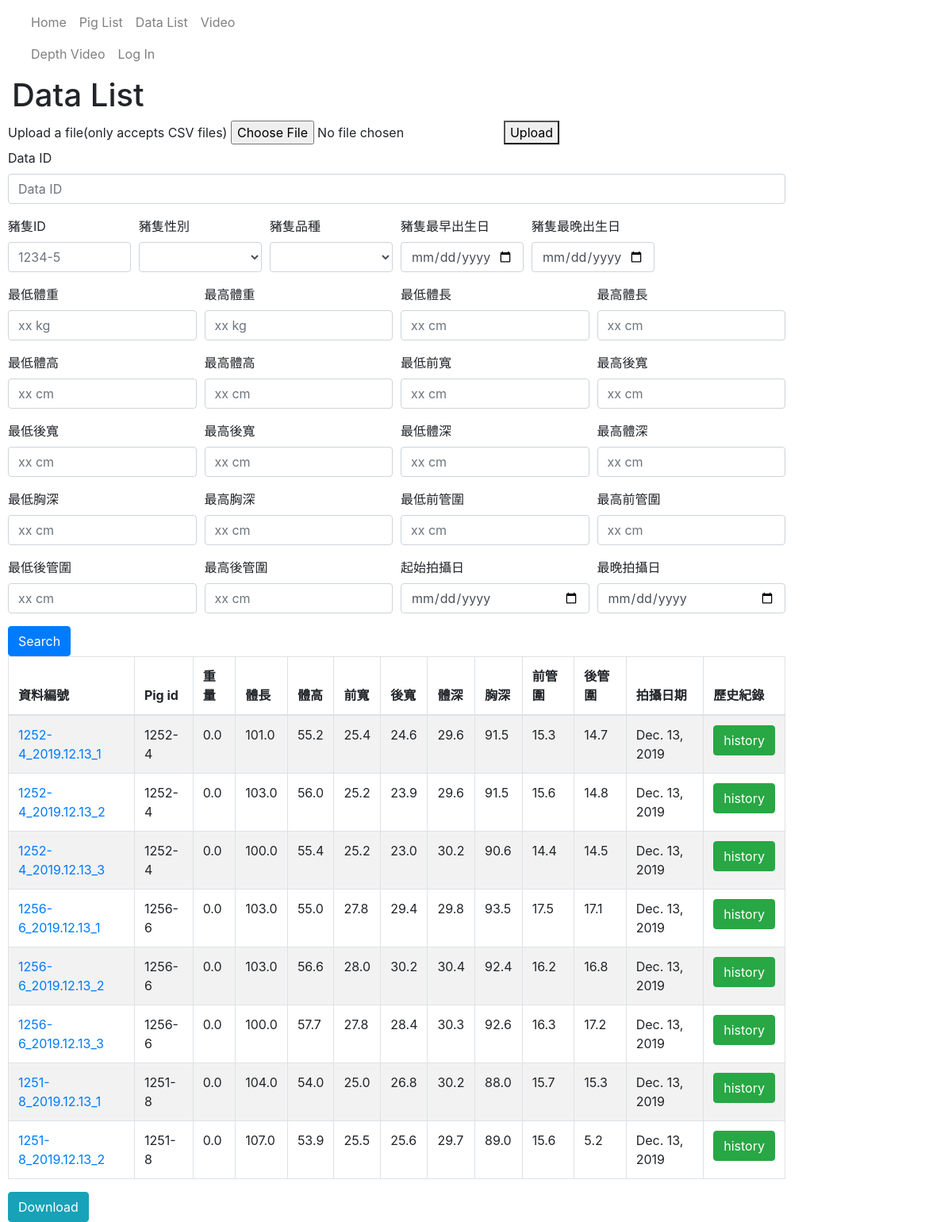
Before: /catalog/datas/ with the older database file.
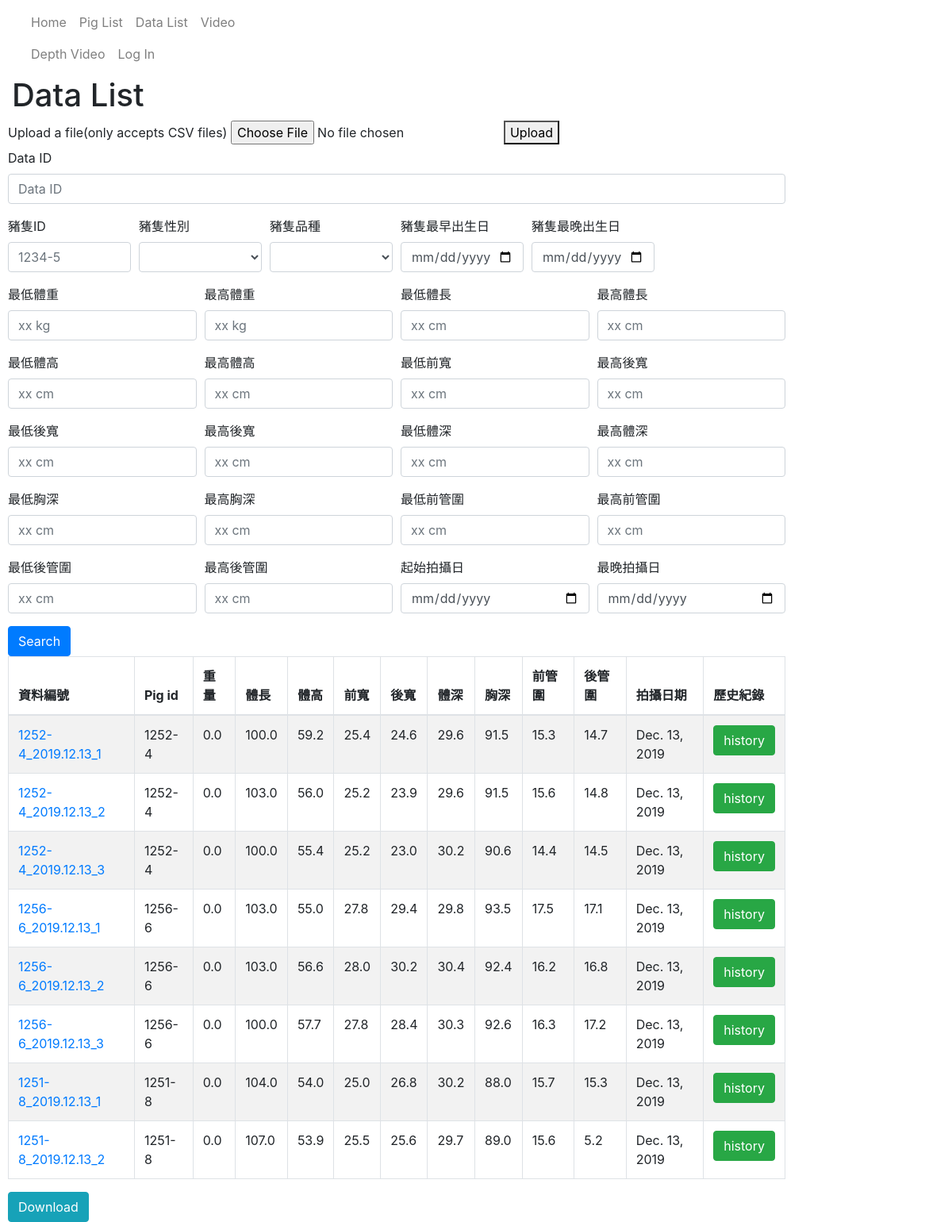
After: the same page with the newer database file.
### catalog/models.py (models this page shows, shortened)
class Data(models.Model):
    data_id = models.CharField(primary_key=True, max_length=20)
    pig_id = models.ForeignKey('Pig', on_delete=models.SET_NULL, null=True)
    weight = models.FloatField(help_text='Input weight in kg.')
    length = models.FloatField(help_text='Input body length in cm.')
    height = models.FloatField(help_text='Input height in cm.')
    front_width = models.FloatField(help_text='Input front width in cm.')
    back_width = models.FloatField(help_text='Input back width in cm.')
    depth = models.FloatField(help_text='Input body depth in cm.')
    chest = models.FloatField(help_text='Input chest in cm.')
    front_cannon_circumference = models.FloatField(help_text='Input front cannon circumference in cm.' )
    back_cannon_circumference = models.FloatField(help_text='Input front cannon circumference in cm.' )
    date = models.DateField(help_text='Input measuring date.')

class Pig(models.Model):
    pig_id = models.CharField(max_length=20,primary_key=True, help_text='Input birth year(XX) + ear tag')
    birth = models.DateField(null=True, blank=True)
    gender = models.CharField(max_length=100,null=True, blank=True)
    dad_id = models.CharField(max_length=100,null=True, blank=True)
    mom_id = models.CharField(max_length=100,null=True, blank=True)
    breed_choice = [
        ('L', 'Landrace'),
        ('Y', 'Yorkshire'),
        ('D', 'Duroc'),
    ]
    breed = models.CharField(max_length=10, choices = breed_choice, help_text='Pig\'s breed')
    registration_number = models.CharField(max_length=6, null = True, blank=True)
    def __str__(self):
        return self.pig_id

### catalog/views.py (the view)
# urls.py: path('datas/', views.DataListView, name='datas'),
def DataListView(request):
    model = Data
    fields = ['data_id', 'pig_id', 'weight', 'length', 'height', 'front_width', 'back_width', 'depth',
              'chest', 'front_cannon_circumference', 'back_cannon_circumference', 'date']
    model_history = Data_history
    template = 'data_list.html'
    foreignkey = 'pig_id'
    foreignkeyfields = ['pig_id', 'gender', 'breed', 'birth']
    foreignkey_model = Pig
    if request.method == 'GET':
        qs = listfilter(request,model,fields)
        qs = foreignfilter(request, foreignkey, foreignkeyfields, qs)
        context = {'list':qs}
        return render(request,template,context)
    elif request.method == 'POST':
        upload_csv(request, model, fields, model_history, foreignkey=foreignkey, foreignkey_model=foreignkey_model)
        qs = listfilter(request,model,fields)
        qs = foreignfilter(request, foreignkey, foreignkeyfields, qs)
        context = {'list':qs}
        return render(request,template,context)

### catalog/views.py (called while the page is built)
def is_valid_queryparam(param):
    return (param != '' and param is not None)

def listfilter(request, model, fields):
    global qs
    qs = model.objects.all()
    for field in fields:
        param = request.GET.get(field)
        if is_valid_queryparam(param):
            qs = qs.filter(**{field:param})
        else:
            param_up_down = ['_min', '_max']
            field_up_down = ['__gte', '__lt']
            for i in range(2):
                param_range = str(field) + str(param_up_down[i])
                field_range = str(field) + str(field_up_down[i])
                param = request.GET.get(param_range)
                if is_valid_queryparam(param):
                    qs = qs.filter(**{field_range:param})
    return qs

### catalog/templates/data_list.html (shortened to what the changed rows need)
{% extends "base_generic.html" %}
{% block content %}
  	<h1>Data List</h1>
	<form method="GET" action=".">
		<table class="table table-bordered table-striped">
			<thead>
				<tr class="row100 head">
					<th class="cell100 column1">資料編號</th>
					<th class="cell100 column2">Pig id</th>
					<th class="cell100 column3">重量</th>
					<th class="cell100 column4">體長</th>
					<th class="cell100 column5">體高</th>
					<th class="cell100 column6">前寬</th>
					<th class="cell100 column7">後寬</th>
					<th class="cell100 column8">體深</th>
					<th class="cell100 column9">胸深</th>
					<th class="cell100 column10">前管圍</th>
					<th class="cell100 column11">後管圍</th>
					<th class="cell100 column12">拍攝日期</th>
					<th class="cell100 column15">歷史紀錄</th>
				</tr>
			</thead>
			<tbody>
				{% if list %}
				{% for data in list %}
				<tr>
					<td><a href="{% url 'data-detail' data.pk %}">{{ data.data_id }}</a></td>
					<td><a href="{% url 'pig-detail' data.pig_id.pk %}"></a>{{ data.pig_id }}</td>
					<td>{{ data.weight }}</td>
					<td>{{ data.length }}</td>
					<td>{{ data.height }}</td>
					<td>{{ data.front_width }}</td>
					<td>{{ data.back_width }}</td>
					<td>{{ data.depth }}</td>
					<td>{{ data.chest }}</td>
					<td>{{ data.front_cannon_circumference }}</td>
					<td>{{ data.back_cannon_circumference }}</td>
					<td>{{ data.date }}</td>
					<td><a href="{% url 'data-history' data.pk %}" class="btn btn-success">history</a></td>
				</tr>
				{% endfor %}
				{% else %}
				<tr>
					<td>There are no data in the library.</td>
				</tr>
				{% endif %}
			</tbody>
		</table>
	</form>
{% endblock %}

Changed rows visible on the page:
changed Data "1252-4_2019.12.13_1": length "101.0" → "100.0"; height "55.2" → "59.2"
